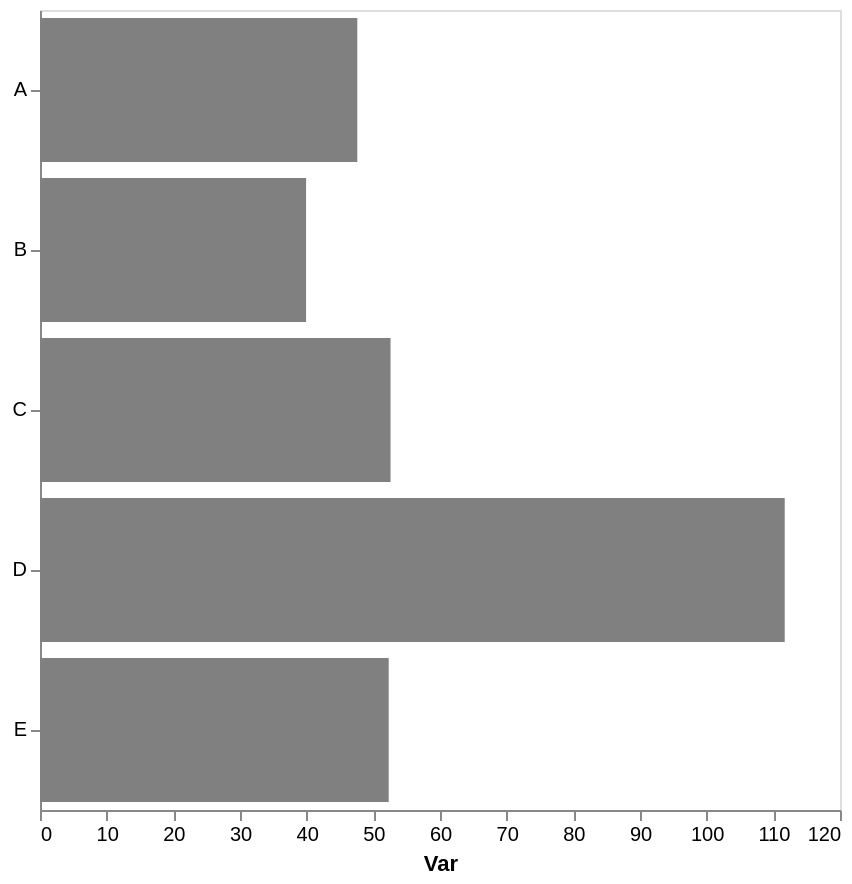

Vega-Lite specification stored for this chart:
### Vega-Lite specification from a JSON file in a GitHub repository (floating-point values rounded to 4 significant figures)
{"config": {"view": {"continuousWidth": 300, "continuousHeight": 300}, "axis": {"grid": false}, "bar": {"color": "gray"}}, "data": {"name": "data-6f4d016fea6dc1a9573bb422a4b07059"}, "mark": {"type": "bar"}, "encoding": {"x": {"aggregate": "mean", "axis": {"title": "Var"}, "field": "var1", "type": "quantitative"}, "y": {"axis": {"title": null}, "field": "cat", "type": "nominal"}}, "height": 400, "width": 400, "$schema": "https://vega.github.io/schema/vega-lite/v5.17.0.json", "datasets": {"data-6f4d016fea6dc1a9573bb422a4b07059": [{"cat": "A", "var1": 45.57, "var2": 57.04}, {"cat": "C", "var1": 55.27, "var2": 45.99}, {"cat": "C", "var1": 51.5, "var2": 49.63}, {"cat": "B", "var1": 41.68, "var2": 52.56}, {"cat": "D", "var1": 94.95, "var2": 42.99}, {"cat": "E", "var1": 46.09, "var2": 48.36}, {"cat": "A", "var1": 42.26, "var2": 43.18}, {"cat": "E", "var1": 58.52, "var2": 53.15}, {"cat": "C", "var1": 50.97, "var2": 59.56}, {"cat": "A", "var1": 54.96, "var2": 40.12}, {"cat": "D", "var1": 128.5, "var2": 48.2}, {"cat": "B", "var1": 38.15, "var2": 48.66}]}}
